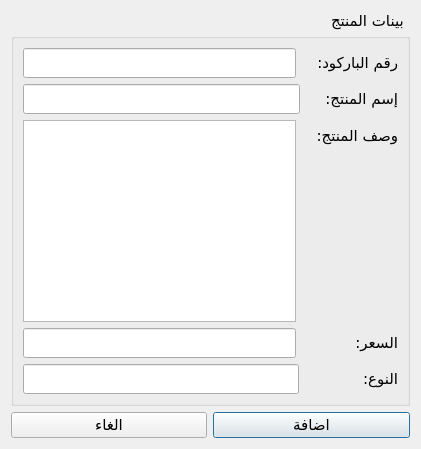
<?xml version="1.0" encoding="UTF-8"?>
<ui version="4.0">
 <class>additemdialog</class>
 <widget class="QDialog" name="additemdialog">
  <property name="geometry">
   <rect>
    <x>0</x>
    <y>0</y>
    <width>421</width>
    <height>449</height>
   </rect>
  </property>
  <property name="font">
   <font>
    <family>justagain DIN</family>
    <pointsize>11</pointsize>
   </font>
  </property>
  <property name="windowTitle">
   <string>اضافة صنف</string>
  </property>
  <property name="windowIcon">
   <iconset resource="Resources.qrc">
    <normaloff>:/icons/mainicon.ico</normaloff>:/icons/mainicon.ico</iconset>
  </property>
  <property name="layoutDirection">
   <enum>Qt::RightToLeft</enum>
  </property>
  <layout class="QGridLayout" name="gridLayout_2">
   <item row="0" column="0">
    <widget class="QGroupBox" name="groupBox">
     <property name="title">
      <string>بينات المنتج</string>
     </property>
     <layout class="QGridLayout" name="gridLayout">
      <item row="0" column="0">
       <layout class="QVBoxLayout" name="verticalLayout">
        <item>
         <layout class="QFormLayout" name="formLayout">
          <item row="0" column="0">
           <widget class="QLabel" name="label">
            <property name="font">
             <font>
              <family>justagain DIN</family>
              <pointsize>11</pointsize>
             </font>
            </property>
            <property name="text">
             <string>رقم الباركود:   </string>
            </property>
            <property name="buddy">
             <cstring>barcode</cstring>
            </property>
           </widget>
          </item>
          <item row="0" column="1">
           <widget class="QLineEdit" name="barcode">
            <property name="minimumSize">
             <size>
              <width>256</width>
              <height>28</height>
             </size>
            </property>
            <property name="inputMethodHints">
             <set>Qt::ImhNone</set>
            </property>
           </widget>
          </item>
         </layout>
        </item>
        <item>
         <layout class="QHBoxLayout" name="horizontalLayout_2">
          <item>
           <widget class="QLabel" name="label_2">
            <property name="font">
             <font>
              <pointsize>11</pointsize>
             </font>
            </property>
            <property name="text">
             <string>إسم المنتج:    </string>
            </property>
            <property name="buddy">
             <cstring>title</cstring>
            </property>
           </widget>
          </item>
          <item>
           <widget class="QLineEdit" name="title">
            <property name="minimumSize">
             <size>
              <width>256</width>
              <height>28</height>
             </size>
            </property>
           </widget>
          </item>
         </layout>
        </item>
        <item>
         <layout class="QFormLayout" name="formLayout_3">
          <item row="0" column="0">
           <widget class="QLabel" name="label_3">
            <property name="font">
             <font>
              <pointsize>11</pointsize>
             </font>
            </property>
            <property name="text">
             <string>وصف المنتج:   </string>
            </property>
            <property name="buddy">
             <cstring>desc</cstring>
            </property>
           </widget>
          </item>
          <item row="0" column="1">
           <widget class="QTextEdit" name="desc">
            <property name="minimumSize">
             <size>
              <width>256</width>
              <height>192</height>
             </size>
            </property>
           </widget>
          </item>
         </layout>
        </item>
        <item>
         <layout class="QFormLayout" name="formLayout_4">
          <item row="0" column="0">
           <widget class="QLabel" name="label_4">
            <property name="text">
             <string>السعر:           </string>
            </property>
            <property name="buddy">
             <cstring>price</cstring>
            </property>
           </widget>
          </item>
          <item row="0" column="1">
           <widget class="QLineEdit" name="price">
            <property name="minimumSize">
             <size>
              <width>256</width>
              <height>28</height>
             </size>
            </property>
           </widget>
          </item>
         </layout>
        </item>
        <item>
         <layout class="QFormLayout" name="formLayout_5">
          <item row="0" column="0">
           <widget class="QLabel" name="label_5">
            <property name="text">
             <string>النوع:            </string>
            </property>
           </widget>
          </item>
          <item row="0" column="1">
           <widget class="QLineEdit" name="type">
            <property name="minimumSize">
             <size>
              <width>256</width>
              <height>28</height>
             </size>
            </property>
           </widget>
          </item>
         </layout>
        </item>
       </layout>
      </item>
     </layout>
    </widget>
   </item>
   <item row="1" column="0">
    <layout class="QHBoxLayout" name="horizontalLayout">
     <item>
      <widget class="QPushButton" name="pushButton">
       <property name="text">
        <string>اضافة</string>
       </property>
      </widget>
     </item>
     <item>
      <widget class="QPushButton" name="pushButton_2">
       <property name="text">
        <string>الغاء</string>
       </property>
      </widget>
     </item>
    </layout>
   </item>
  </layout>
 </widget>
 <resources>
  <include location="Resources.qrc"/>
 </resources>
 <connections>
  <connection>
   <sender>pushButton_2</sender>
   <signal>clicked()</signal>
   <receiver>additemdialog</receiver>
   <slot>close()</slot>
   <hints>
    <hint type="sourcelabel">
     <x>121</x>
     <y>364</y>
    </hint>
    <hint type="destinationlabel">
     <x>30</x>
     <y>356</y>
    </hint>
   </hints>
  </connection>
 </connections>
</ui>
